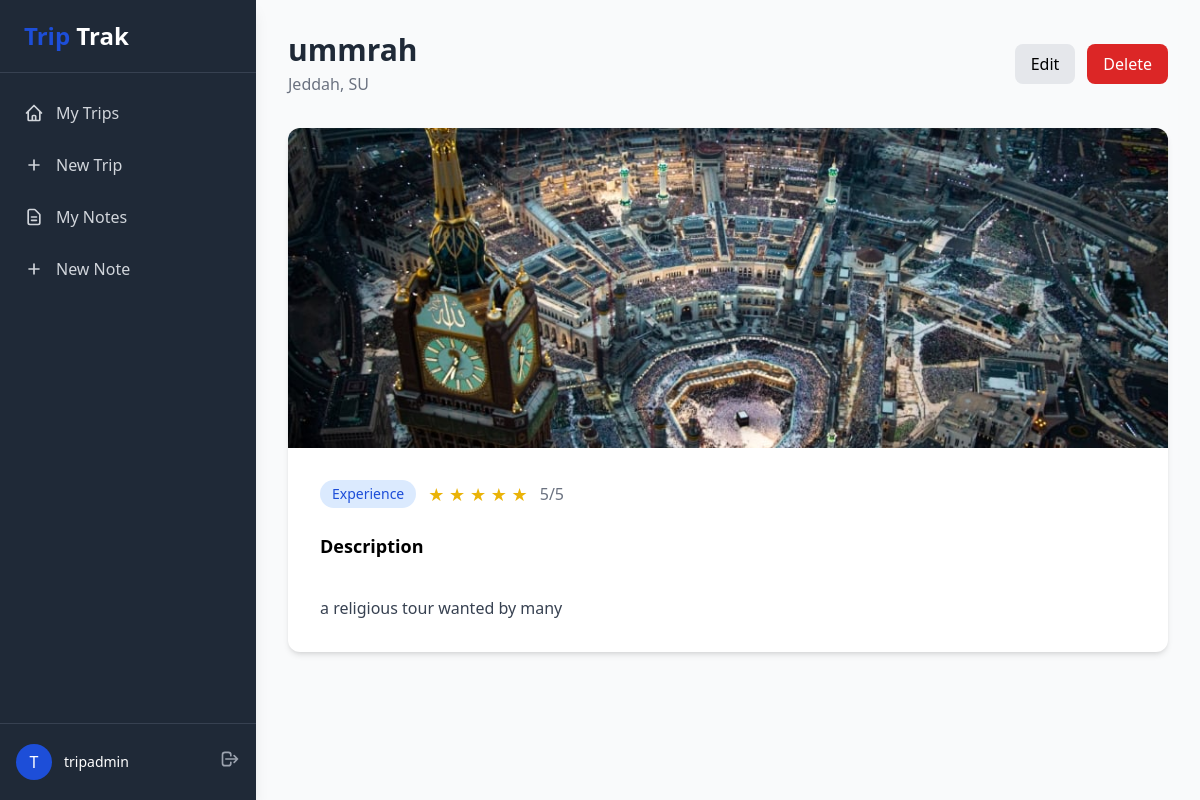
/dashboard/notes/3/ (signed in), run on the app's committed database.
### trip/models.py (models this page shows, shortened)
class Note(models.Model):
    class NoteType(models.TextChoices):
        EVENT = "event", "Event"
        DINING = "dining", "Dining"
        EXPERIENCE = "experience", "Experience"
        GENERAL = "general", "General"
    trip = models.ForeignKey(
        Trip,
        on_delete=models.CASCADE,
        related_name="notes",
    )
    name = models.CharField(max_length=200)
    description = models.TextField()
    type = models.CharField(
        max_length=20,
        choices=NoteType.choices,
        default=NoteType.GENERAL,
    )
    img = models.ImageField(
        upload_to="notes/",
        blank=True,
        null=True,
    )
    rating = models.PositiveSmallIntegerField(
        default=1,
        validators=[
            MinValueValidator(1),
            MaxValueValidator(5),
        ],
    )
    class Meta:
        ordering = ["-id"]

class Trip(models.Model):
    city = models.CharField(max_length=50)
    country = models.CharField(max_length=2)
    start_date = models.DateField(blank=True, null=True)
    end_date = models.DateField(blank=True, null=True)
    owner = models.ForeignKey(
        User,
        on_delete=models.CASCADE,
        related_name="trips",
    )
    class Meta:
        ordering = ["-start_date", "city"]

### trip/views.py (the view)
# urls.py: path("dashboard/notes/<int:pk>/", NoteDetailView.as_view(), name="note-detail"),
class NoteDetailView(UserNoteMixin, DetailView):
    model = Note
    queryset = Note.objects.select_related("trip")

### trip/views.py (called while the page is built)
    def test_func(self):
        return self.get_object().trip.owner == self.request.user

### trip/templates/trip/Note_detail.html (shortened to what this page needs)
{% extends "trip/_base.html" %}
{% block content %}
<div class="max-w-5xl mx-auto">
    <div class="flex items-center justify-between mb-8">
        <div>
            <h1 class="text-3xl font-bold text-gray-800">{{ note.name }}</h1>
            <p class="text-gray-500 mt-1">
                {{ note.trip.city }}, {{ note.trip.country }}
            </p>
        </div>
        <div class="flex gap-3">
            <a href="{% url 'note-update' note.pk %}"
               class="px-4 py-2 bg-gray-200 rounded-lg hover:bg-gray-300 transition">
                Edit
            </a>
            <form method="post" action="{% url 'note-delete' note.pk %}">
                <button
                    class="px-4 py-2 bg-red-600 text-white rounded-lg hover:bg-red-700 transition">
                    Delete
                </button>
            </form>
        </div>
    </div>
    <div class="bg-white rounded-xl shadow-md overflow-hidden">
        {% if note.img %}
            <img src="{{ note.img.url }}"
                 alt="{{ note.name }}"
                 class="w-full h-80 object-cover">
        {% endif %}
        <div class="p-8">
            <div class="flex flex-wrap items-center gap-3 mb-6">
                <span class="px-3 py-1 bg-blue-100 text-blue-700 rounded-full text-sm">
                    {{ note.get_type_display }}
                </span>
                <span class="text-yellow-500 text-lg">
                    {% for i in "12345" %}
                        {% if forloop.counter <= note.rating %}
                            ★
                        {% else %}
                            ☆
                        {% endif %}
                    {% endfor %}
                </span>
                <span class="text-gray-500">
                    {{ note.rating }}/5
                </span>
            </div>
            <div>
                <h2 class="text-lg font-semibold mb-3">
                    Description
                </h2>
                <p class="text-gray-700 whitespace-pre-line">
                    {{ note.description }}
                </p>
            </div>
        </div>
    </div>
</div>
{% endblock %}

### trip/templates/trip/_base.html (shortened to what this page needs)
<!DOCTYPE html>
<html lang="en">
<head>
    <script src="https://cdn.tailwindcss.com"></script>
</head>
<body class="bg-gray-50">
    <div class="flex flex-col md:flex-row min-h-screen">
        <div class="flex flex-col w-full md:w-64 bg-dark-800 text-white shadow-lg z-10">
            <div class="border-b border-dark-700 px-6 py-5">
                <h3 class="text-2xl font-bold text-center md:text-left">
                    <span class="text-primary-700">Trip</span> Trak
                </h3>
            </div>
            <nav class="flex-1 px-2 py-4 space-y-1">
                <a href="{% url 'trip-list' %}" class="flex items-center px-4 py-3 text-gray-300 hover:bg-dark-700 hover:text-white rounded-lg transition-colors group">
                    My Trips
                </a>
                <a href="{% url 'trip-create' %}" class="flex items-center px-4 py-3 text-gray-300 hover:bg-dark-700 hover:text-white rounded-lg transition-colors group">
                    <svg xmlns="http://www.w3.org/2000/svg" class="h-5 w-5 mr-3 group-hover:text-primary-400" fill="none" viewBox="0 0 24 24" stroke="currentColor">
                        <path stroke-linecap="round" stroke-linejoin="round" stroke-width="2" d="M12 6v6m0 0v6m0-6h6m-6 0H6" />
                    </svg>
                    New Trip
                </a>
                <a href="{% url 'note-list' %}" class="flex items-center px-4 py-3 text-gray-300 hover:bg-dark-700 hover:text-white rounded-lg transition-colors group">
                    My Notes
                </a>
                <a href="{% url 'note-create' %}" class="flex items-center px-4 py-3 text-gray-300 hover:bg-dark-700 hover:text-white rounded-lg transition-colors group">
                    <svg xmlns="http://www.w3.org/2000/svg" class="h-5 w-5 mr-3 group-hover:text-primary-400" fill="none" viewBox="0 0 24 24" stroke="currentColor">
                        <path stroke-linecap="round" stroke-linejoin="round" stroke-width="2" d="M12 6v6m0 0v6m0-6h6m-6 0H6" />
                    </svg>
                    New Note
                </a>
            </nav>
            <div class="px-4 py-5 border-t border-dark-700">
                <div class="flex items-center justify-between">
                    <div class="flex items-center">
                        <div class="h-9 w-9 rounded-full bg-primary-700 flex items-center justify-center text-white font-medium">
                            {{ user.username|first|upper }}
                        </div>
                        <div class="ml-3">
                            <p class="text-sm font-medium text-white">{{ user.username }}</p>
                        </div>
                    </div>
                    <form method="POST" action="{% url 'logout' %}">
                        <button type="submit" class="text-gray-400 hover:text-white">
                            <svg xmlns="http://www.w3.org/2000/svg" class="h-5 w-5" fill="none" viewBox="0 0 24 24" stroke="currentColor">
                                <path stroke-linecap="round" stroke-linejoin="round" stroke-width="2" d="M17 16l4-4m0 0l-4-4m4 4H7m6 4v1a3 3 0 01-3 3H6a3 3 0 01-3-3V7a3 3 0 013-3h4a3 3 0 013 3v1" />
                            </svg>
                        </button>
                    </form>
                </div>
            </div>
        </div>
        <div class="flex-1 overflow-auto">
            <div class="p-6 md:p-8 max-w-7xl mx-auto">
                {% block content %}
                {% endblock content %}
            </div>
        </div>
    </div>
</body>
</html>

### data on the page
Note: name "ummrah", trip.city "Jeddah", trip.country "SU", img (picture), type "Experience", rating "5", description "a religious tour wanted by many"

### other printed values
{{ user.username|first|upper }} "T"
{{ user.username }} "tripadmin"
